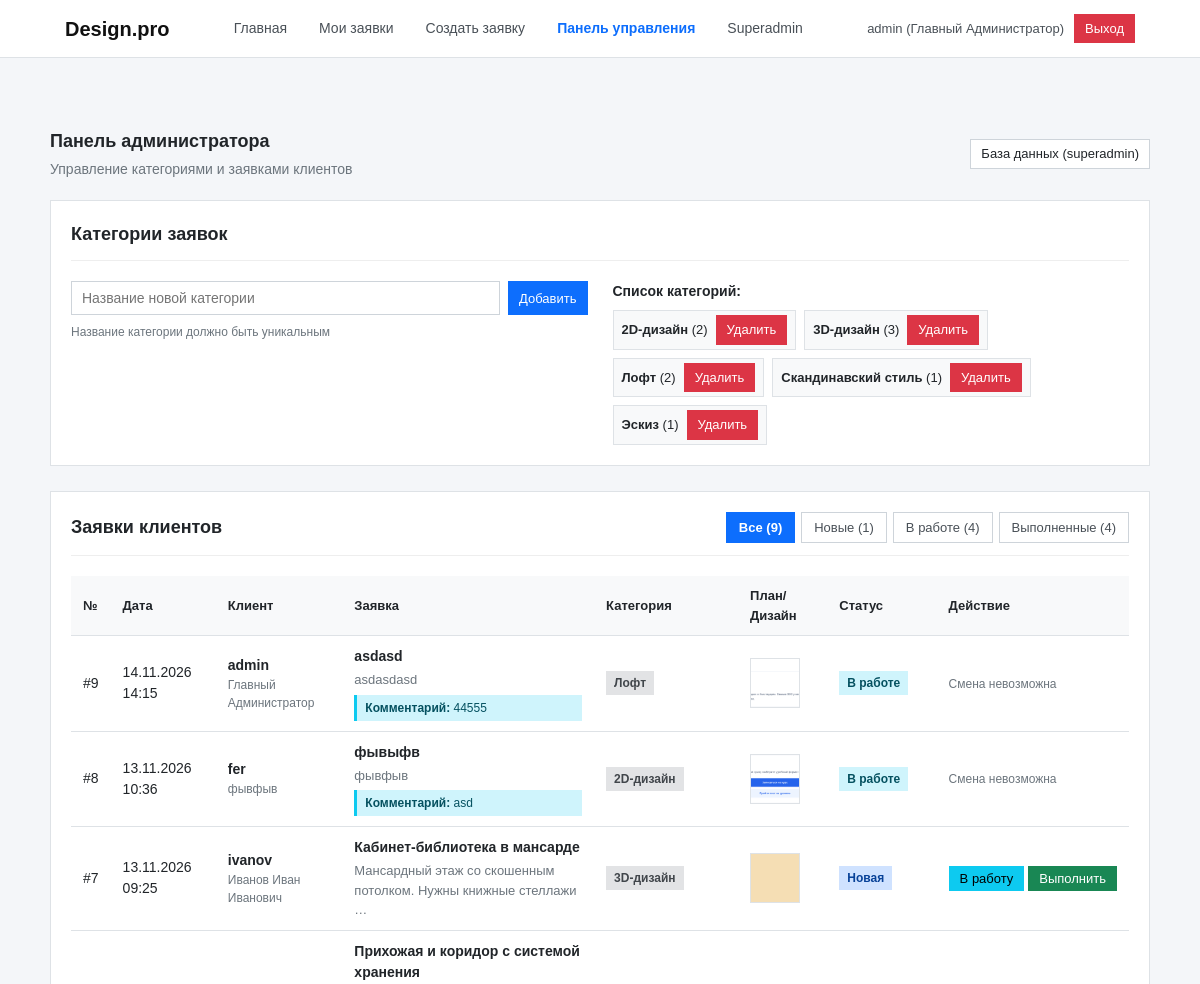
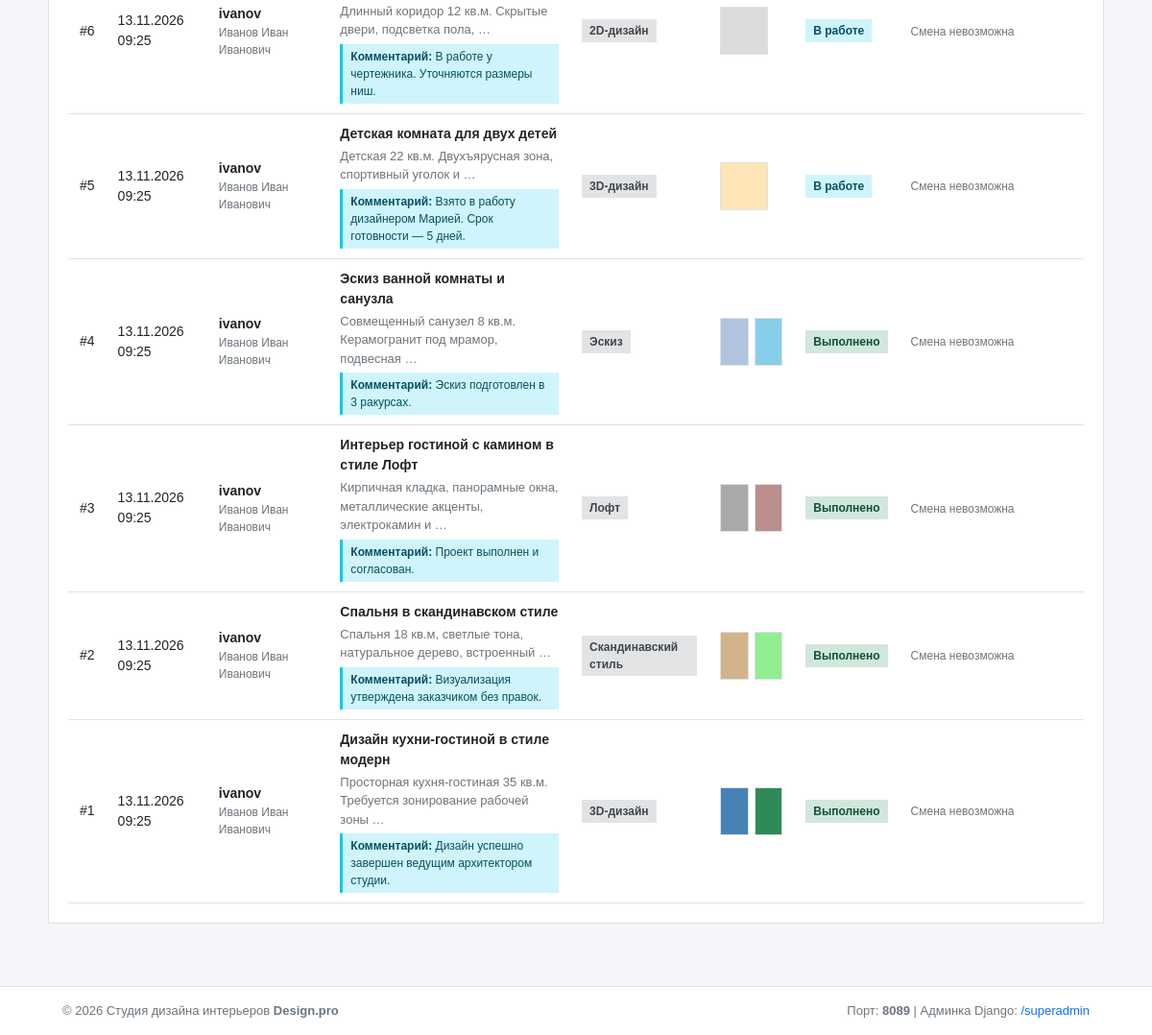
/admin-panel/ (signed in), run on an earlier commit of the app's database (2 pictures, top to bottom).
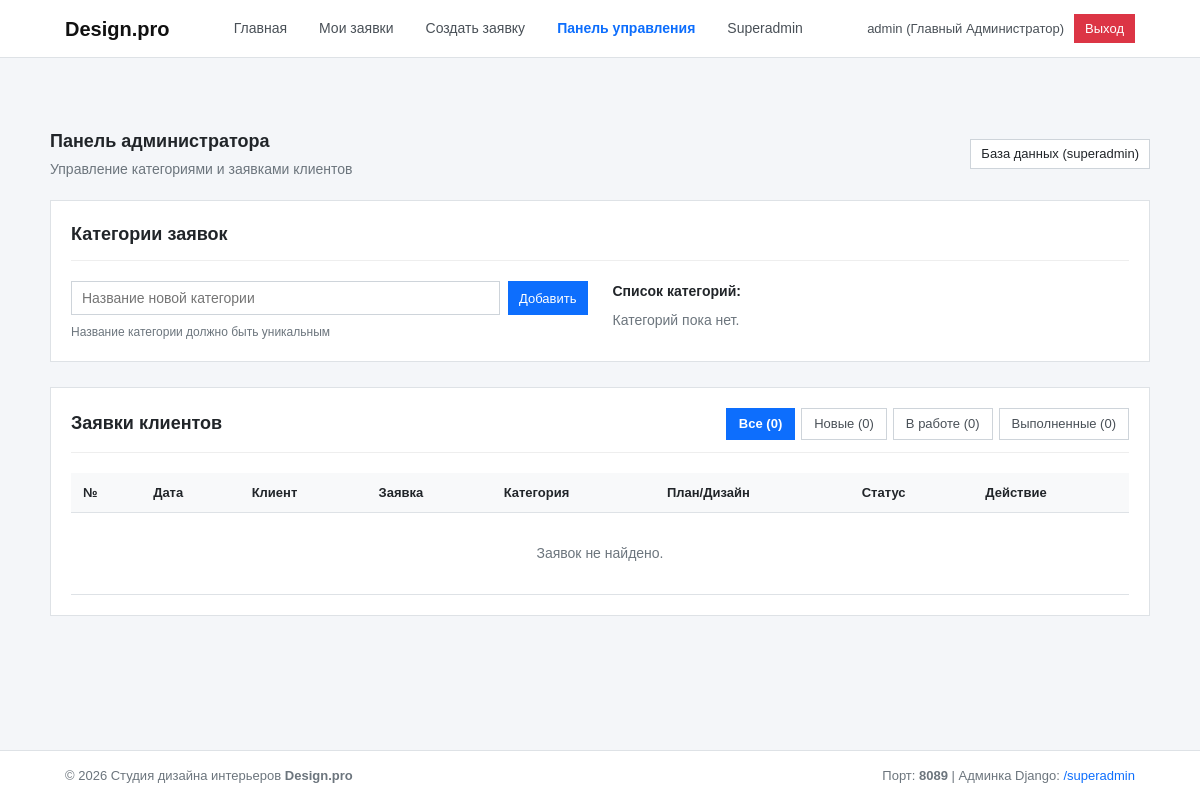
And on a later commit of the database.
### catalog/models.py (models this page shows, shortened)
class Category(models.Model):
    name = models.CharField(
        max_length=100,
        unique=True,
        verbose_name='Название категории'
    )
    class Meta:
        verbose_name = 'Категория'
        verbose_name_plural = 'Категории'
        ordering = ['name']

class Application(models.Model):
    STATUS_NEW = 'new'
    STATUS_IN_PROGRESS = 'in_progress'
    STATUS_COMPLETED = 'completed'
    STATUS_CHOICES = [
        (STATUS_NEW, 'Новая'),
        (STATUS_IN_PROGRESS, 'Принято в работу'),
        (STATUS_COMPLETED, 'Выполнено'),
    ]
    user = models.ForeignKey(
        settings.AUTH_USER_MODEL,
        on_delete=models.CASCADE,
        related_name='applications',
        verbose_name='Пользователь'
    )
    title = models.CharField(
        max_length=200,
        verbose_name='Название заявки'
    )
    description = models.TextField(
        verbose_name='Описание заявки'
    )
    category = models.ForeignKey(
        Category,
        on_delete=models.CASCADE,
        related_name='applications',
        verbose_name='Категория заявки'
    )
    photo = models.ImageField(
        upload_to='photos/',
        validators=[validate_photo_file],
        verbose_name='Фото помещения или его план'
    )
    created_at = models.DateTimeField(
        auto_now_add=True,
        verbose_name='Временная метка добавления'
    )
    status = models.CharField(
        max_length=20,
        choices=STATUS_CHOICES,
        default=STATUS_NEW,
        verbose_name='Статус заявки'
    )
    comment = models.TextField(
        blank=True,
        null=True,
        verbose_name='Комментарий администратора'
    )
    design_image = models.ImageField(
        upload_to='designs/',
        blank=True,
        null=True,
        validators=[validate_design_file],
        verbose_name='Изображение созданного дизайна'
    )
    class Meta:
        verbose_name = 'Заявка'
        verbose_name_plural = 'Заявки'
        ordering = ['-created_at']
    @property
    def can_change_status(self):
        return self.status == self.STATUS_NEW

class User(AbstractUser):
    fio = models.CharField(
        max_length=150,
        verbose_name='ФИО',
        help_text='ФИО (только кириллические буквы, дефис и пробелы)'
    )
    class Meta:
        verbose_name = 'Пользователь'
        verbose_name_plural = 'Пользователи'

### catalog/views.py (the view)
# urls.py: path('admin-panel/', views.admin_panel_view, name='admin_panel'),
@user_passes_test(is_admin, login_url='login')
def admin_panel_view(request):
    status_filter = request.GET.get('status', 'all')
    all_apps = Application.objects.select_related('user', 'category').all()
    total_count = all_apps.count()
    new_count = all_apps.filter(status=Application.STATUS_NEW).count()
    in_progress_count = all_apps.filter(status=Application.STATUS_IN_PROGRESS).count()
    completed_count = all_apps.filter(status=Application.STATUS_COMPLETED).count()
    if status_filter in [Application.STATUS_NEW, Application.STATUS_IN_PROGRESS, Application.STATUS_COMPLETED]:
        applications = all_apps.filter(status=status_filter).order_by('-created_at')
    else:
        applications = all_apps.order_by('-created_at')
    categories = Category.objects.all().order_by('name')
    category_form = CategoryForm()
    context = {
        'applications': applications,
        'categories': categories,
        'category_form': category_form,
        'status_filter': status_filter,
        'total_count': total_count,
        'new_count': new_count,
        'in_progress_count': in_progress_count,
        'completed_count': completed_count,
    }
    return render(request, 'catalog/admin_panel.html', context)

### catalog/forms.py (shortened to what this page needs)
class CategoryForm(forms.ModelForm):
    class Meta:
        model = Category
        fields = ['name']
        widgets = {
            'name': forms.TextInput(attrs={
                'class': 'form-control',
                'placeholder': 'Например: Скандинавский стиль или 3D-визуализация'
            })
        }
        labels = {
            'name': 'Название категории'
        }

### catalog/views.py (called while the page is built)
def is_admin(user):
    return user.is_authenticated and (user.is_staff or user.is_superuser)

### templates/catalog/admin_panel.html (shortened to what the changed rows need)
{% extends 'base.html' %}
{% block content %}
<div class="admin-header">
    <div>
        <h2 class="box-title">Панель администратора</h2>
    </div>
</div>
<div class="box">
    <div class="cat-manage-grid">
        <div>
            <div class="cat-list">
                {% for cat in categories %}
                    <div class="cat-tag">
                        <span><strong>{{ cat.name }}</strong> ({{ cat.applications.count }})</span>
                        <a href="{% url 'admin-delete-category' cat.pk %}" class="btn btn-danger btn-sm cat-del-btn">Удалить</a>
                    </div>
                {% empty %}
                    <span class="text-muted">Категорий пока нет.</span>
                {% endfor %}
            </div>
        </div>
    </div>
</div>
<div class="box">
    <div class="box-header">
        <div class="filter-group">
            <a href="{% url 'admin_panel' %}?status=all" class="filter-btn {% if status_filter == 'all' or not status_filter %}active{% endif %}">Все ({{ total_count }})</a>
            <a href="{% url 'admin_panel' %}?status=new" class="filter-btn {% if status_filter == 'new' %}active{% endif %}">Новые ({{ new_count }})</a>
            <a href="{% url 'admin_panel' %}?status=in_progress" class="filter-btn {% if status_filter == 'in_progress' %}active{% endif %}">В работе ({{ in_progress_count }})</a>
            <a href="{% url 'admin_panel' %}?status=completed" class="filter-btn {% if status_filter == 'completed' %}active{% endif %}">Выполненные ({{ completed_count }})</a>
        </div>
    </div>
    <div class="table-wrap">
        <table>
            <thead>
                <tr>
                    <th class="col-thumb">№</th>
                    <th class="col-date">Дата</th>
                    <th>Клиент</th>
                    <th>Заявка</th>
                    <th class="col-category">Категория</th>
                    <th class="col-category">План/Дизайн</th>
                    <th class="col-status">Статус</th>
                    <th class="col-action">Действие</th>
                </tr>
            </thead>
            <tbody>
                {% for app in applications %}
                    <tr>
                        <td class="col-date-text">#{{ app.pk }}</td>
                        <td class="col-date-text">{{ app.created_at|date:"d.m.Y H:i" }}</td>
                        <td>
                            <div class="fw-bold">{{ app.user.username }}</div>
                            {% if app.user.fio %}<div class="text-muted small">{{ app.user.fio }}</div>{% endif %}
                        </td>
                        <td>
                            <div class="app-title">{{ app.title }}</div>
                            <div class="app-desc">{{ app.description|truncatewords:8 }}</div>
                            {% if app.comment %}
                                <div class="comment-text"><strong>Комментарий:</strong> {{ app.comment }}</div>
                            {% endif %}
                        </td>
                        <td>
                            <span class="badge badge-category">{{ app.category.name }}</span>
                        </td>
                        <td>
                            <div class="table-thumb-cell">
                                {% if app.photo %}
                                    <a href="{{ app.photo.url }}" target="_blank" title="План помещения">
                                        <img src="{{ app.photo.url }}" alt="План" class="plan-thumb">
                                    </a>
                                {% endif %}
                                {% if app.design_image %}
                                    <a href="{{ app.design_image.url }}" target="_blank" title="Готовый дизайн">
                                        <img src="{{ app.design_image.url }}" alt="Дизайн" class="design-thumb">
                                    </a>
                                {% endif %}
                            </div>
                        </td>
                        <td>
                            {% if app.status == 'new' %}
                                <span class="badge badge-new">Новая</span>
                            {% elif app.status == 'in_progress' %}
                                <span class="badge badge-progress">В работе</span>
                            {% elif app.status == 'completed' %}
                                <span class="badge badge-completed">Выполнено</span>
                            {% endif %}
                        </td>
                        <td class="col-action-cell">
                            {% if app.can_change_status %}
                                <button type="button" class="btn btn-sm btn-in-progress" onclick="document.getElementById('inProg{{ app.pk }}').showModal()">
                                    В работу
                                </button>
                                <button type="button" class="btn btn-success btn-sm" onclick="document.getElementById('comp{{ app.pk }}').showModal()">
                                    Выполнить
                                </button>
                            {% else %}
                                <span class="text-muted small">Смена невозможна</span>
                            {% endif %}
                        </td>
                    </tr>
                {% empty %}
                    <tr>
                        <td colspan="8" class="empty-state">
                            Заявок не найдено.
                        </td>
                    </tr>
                {% endfor %}
            </tbody>
        </table>
    </div>
</div>
{% endblock %}

What changed in the data, as far as the page shows it:
removed Category: name "2D-дизайн", applications.count "2"
removed Category: name "3D-дизайн", applications.count "3"
removed Category: name "Лофт", applications.count "2"
removed Category: name "Скандинавский стиль", applications.count "1"
removed Category: name "Эскиз", applications.count "1"
removed Application: pk "9", created_at "14.11.2026 14:15", user.username "admin", user.fio "Главный Администратор", title "asdasd", description "asdasdasd", comment "44555", category.name "Лофт", photo (picture), status "В работе"
removed Application: pk "8", created_at "13.11.2026 10:36", user.username "fer", user.fio "фывфыв", title "фывыфв", description "фывфыв", comment "asd", category.name "2D-дизайн", photo (picture), status "В работе"
removed Application: pk "7", created_at "13.11.2026 09:25", user.username "ivanov", user.fio "Иванов Иван Иванович", title "Кабинет-библиотека в мансарде", description "Мансардный этаж со скошенным потолком. Нужны книжные стеллажи …", category.name "3D-дизайн", photo (picture), status "Новая"
removed Application: pk "6", created_at "13.11.2026 09:25", user.username "ivanov", user.fio "Иванов Иван Иванович", title "Прихожая и коридор с системой хранения", description "Длинный коридор 12 кв.м. Скрытые двери, подсветка пола, …", comment "В работе у чертежника. Уточняются размеры ниш.", category.name "2D-дизайн", photo (picture), status "В работе"
removed Application: pk "5", created_at "13.11.2026 09:25", user.username "ivanov", user.fio "Иванов Иван Иванович", title "Детская комната для двух детей", description "Детская 22 кв.м. Двухъярусная зона, спортивный уголок и …", comment "Взято в работу дизайнером Марией. Срок готовности — 5 дней.", category.name "3D-дизайн", photo (picture), status "В работе"
removed Application: pk "4", created_at "13.11.2026 09:25", user.username "ivanov", user.fio "Иванов Иван Иванович", title "Эскиз ванной комнаты и санузла", description "Совмещенный санузел 8 кв.м. Керамогранит под мрамор, подвесная …", comment "Эскиз подготовлен в 3 ракурсах.", category.name "Эскиз", photo (picture), design_image (picture), status "Выполнено"
removed Application: pk "3", created_at "13.11.2026 09:25", user.username "ivanov", user.fio "Иванов Иван Иванович", title "Интерьер гостиной с камином в стиле Лофт", description "Кирпичная кладка, панорамные окна, металлические акценты, электрокамин и …", comment "Проект выполнен и согласован.", category.name "Лофт", photo (picture), design_image (picture), status "Выполнено"
removed Application: pk "2", created_at "13.11.2026 09:25", user.username "ivanov", user.fio "Иванов Иван Иванович", title "Спальня в скандинавском стиле", description "Спальня 18 кв.м, светлые тона, натуральное дерево, встроенный …", comment "Визуализация утверждена заказчиком без правок.", category.name "Скандинавский стиль", photo (picture), design_image (picture), status "Выполнено"
removed Application: pk "1", created_at "13.11.2026 09:25", user.username "ivanov", user.fio "Иванов Иван Иванович", title "Дизайн кухни-гостиной в стиле модерн", description "Просторная кухня-гостиная 35 кв.м. Требуется зонирование рабочей зоны …", comment "Дизайн успешно завершен ведущим архитектором студии.", category.name "3D-дизайн", photo (picture), design_image (picture), status "Выполнено"
Also different on the page:
{{ total_count }}: "9" → "0"
{{ new_count }}: "1" → "0"
{{ in_progress_count }}: "4" → "0"
{{ completed_count }}: "4" → "0"
text now shown: "Категорий пока нет. Заявок не найдено."
